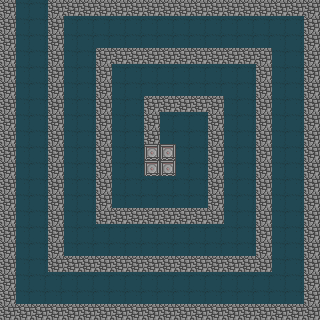

This is a level from a 2D game, rendered from its Tiled map with the project's own tilesets. A one-line summary and the complete map file follow:
An orthogonal 20x20 tile map with 16x16 px tiles, 2 tile layers (sol, murs).

<map version="1.10" tiledversion="1.10.0" orientation="orthogonal" renderorder="right-down" width="20" height="20" tilewidth="16" tileheight="16" infinite="0" nextlayerid="3" nextobjectid="1">
 <tileset firstgid="1" source="tileset.tsx" />
 <layer id="1" name="sol" width="20" height="20">
  <data encoding="csv">
7,7,7,7,7,7,7,7,7,7,7,7,7,7,7,7,7,7,7,7,
7,7,7,7,7,7,7,7,7,7,7,7,7,7,7,7,7,7,7,7,
7,7,7,7,7,7,7,7,7,7,7,7,7,7,7,7,7,7,7,7,
7,7,7,7,7,7,7,7,7,7,7,7,7,7,7,7,7,7,7,7,
7,7,7,7,7,7,7,7,7,7,7,7,7,7,7,7,7,7,7,7,
7,7,7,7,7,7,7,7,7,7,7,7,7,7,7,7,7,7,7,7,
7,7,7,7,7,7,7,7,7,7,7,7,7,7,7,7,7,7,7,7,
7,7,7,7,7,7,7,7,7,7,7,7,7,7,7,7,7,7,7,7,
7,7,7,7,7,7,7,7,7,7,7,7,7,7,7,7,7,7,7,7,
7,7,7,7,7,7,7,7,7,7,7,7,7,7,7,7,7,7,7,7,
7,7,7,7,7,7,7,7,7,7,7,7,7,7,7,7,7,7,7,7,
7,7,7,7,7,7,7,7,7,7,7,7,7,7,7,7,7,7,7,7,
7,7,7,7,7,7,7,7,7,7,7,7,7,7,7,7,7,7,7,7,
7,7,7,7,7,7,7,7,7,7,7,7,7,7,7,7,7,7,7,7,
7,7,7,7,7,7,7,7,7,7,7,7,7,7,7,7,7,7,7,7,
7,7,7,7,7,7,7,7,7,7,7,7,7,7,7,7,7,7,7,7,
7,7,7,7,7,7,7,7,7,7,7,7,7,7,7,7,7,7,7,7,
7,7,7,7,7,7,7,7,7,7,7,7,7,7,7,7,7,7,7,7,
7,7,7,7,7,7,7,7,7,7,7,7,7,7,7,7,7,7,7,7,
7,7,7,7,7,7,7,7,7,7,7,7,7,7,7,7,7,7,7,7
</data>
 </layer>
 <layer id="2" name="murs" width="20" height="20">
  <data encoding="csv">
2,0,0,2,2,2,2,2,2,2,2,2,2,2,2,2,2,2,2,2,
2,0,0,2,0,0,0,0,0,0,0,0,0,0,0,0,0,0,0,2,
2,0,0,2,0,0,0,0,0,0,0,0,0,0,0,0,0,0,0,2,
2,0,0,2,0,0,2,2,2,2,2,2,2,2,2,2,2,0,0,2,
2,0,0,2,0,0,2,0,0,0,0,0,0,0,0,0,2,0,0,2,
2,0,0,2,0,0,2,0,0,0,0,0,0,0,0,0,2,0,0,2,
2,0,0,2,0,0,2,0,0,2,2,2,2,2,0,0,2,0,0,2,
2,0,0,2,0,0,2,0,0,2,0,0,0,2,0,0,2,0,0,2,
2,0,0,2,0,0,2,0,0,2,0,0,0,2,0,0,2,0,0,2,
2,0,0,2,0,0,2,0,0,5,5,0,0,2,0,0,2,0,0,2,
2,0,0,2,0,0,2,0,0,5,5,0,0,2,0,0,2,0,0,2,
2,0,0,2,0,0,2,0,0,0,0,0,0,2,0,0,2,0,0,2,
2,0,0,2,0,0,2,0,0,0,0,0,0,2,0,0,2,0,0,2,
2,0,0,2,0,0,2,2,2,2,2,2,2,2,0,0,2,0,0,2,
2,0,0,2,0,0,0,0,0,0,0,0,0,0,0,0,2,0,0,2,
2,0,0,2,0,0,0,0,0,0,0,0,0,0,0,0,2,0,0,2,
2,0,0,2,2,2,2,2,2,2,2,2,2,2,2,2,2,0,0,2,
2,0,0,0,0,0,0,0,0,0,0,0,0,0,0,0,0,0,0,2,
2,0,0,0,0,0,0,0,0,0,0,0,0,0,0,0,0,0,0,2,
2,2,2,2,2,2,2,2,2,2,2,2,2,2,2,2,2,2,2,2
</data>
 </layer>
</map>
